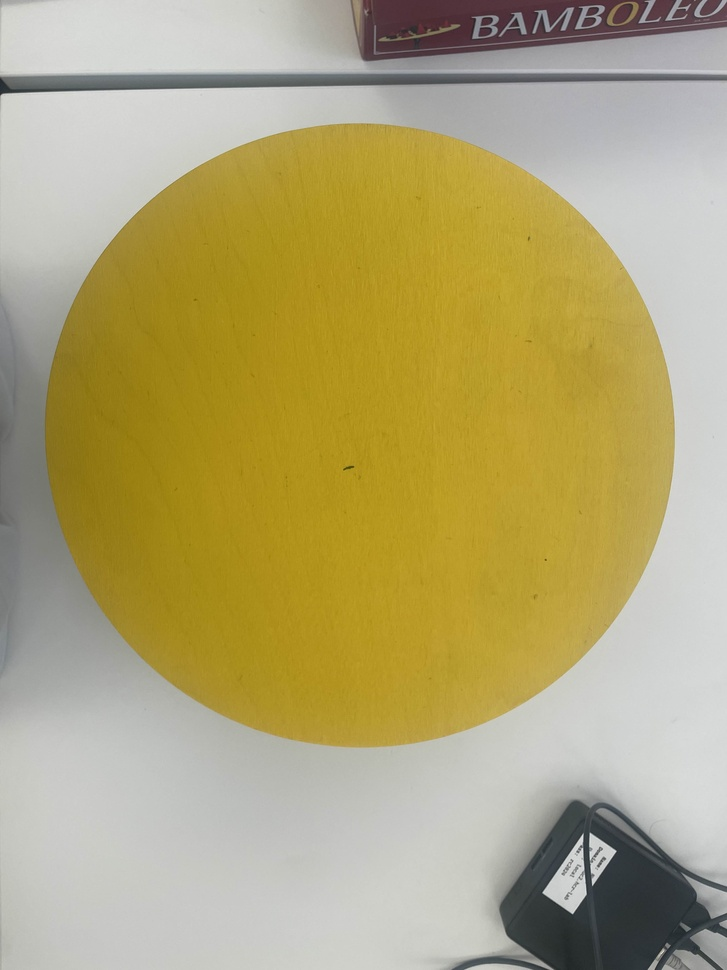
#> input picture First Semester/Computer Vision/Project/Figures/IMG_6852.jpg, 727 x 970 px, shrunk from 3024 x 4032 before the run, found by its file name
$ python Disc_Angle_Detect.py
#> lines starting #> are read from the running program, lines starting #| are printed output that depends on the picture; after the words box and inside, x2 and y2 are one past the last pixel; in counts of white or black regions, pixels touching at a corner belong together
import cv2
import numpy as np
import matplotlib.pyplot as plt

# Load the images
image1_path = "/home/xgang/XGang/Graduation/First_Year/Computer Vision/Project/Figures/IMG_6852.jpg"
image2_path = "/home/xgang/XGang/Graduation/First_Year/Computer Vision/Project/Figures/IMG_6858.jpg"
image1 = cv2.imread(image1_path)
#> image1 is the input picture: shape (970, 727, 3); mean B, G, R 116.6, 165.3, 177.1
image2 = cv2.imread(image2_path)
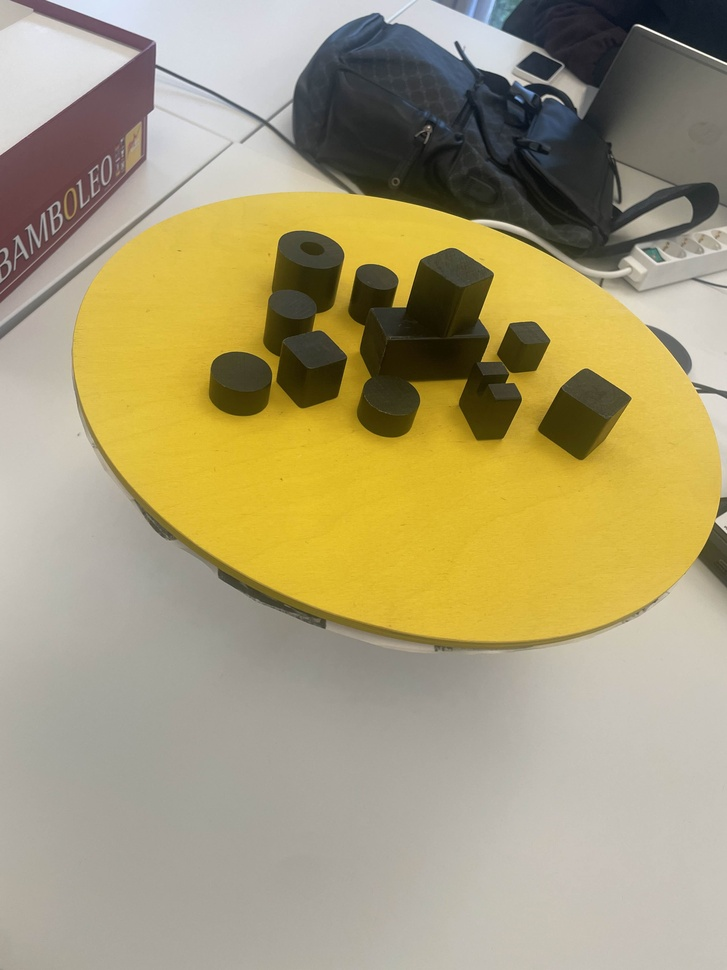
#> input picture First Semester/Computer Vision/Project/Figures/IMG_6858.jpg, 727 x 970 px, shrunk from 3024 x 4032 before the run, found by its file name
#> image2 is the input picture: shape (970, 727, 3); mean B, G, R 117.9, 155.9, 167.1

# Convert images to RGB for consistent plotting
image1_rgb = cv2.cvtColor(image1, cv2.COLOR_BGR2RGB)
image2_rgb = cv2.cvtColor(image2, cv2.COLOR_BGR2RGB)

# Convert the second image to HSV for better color segmentation
image2_hsv = cv2.cvtColor(image2, cv2.COLOR_BGR2HSV)
#> image2_hsv: shape (970, 727, 3); mean H, S, V 36.2, 76.5, 168.6

# Define the yellow color range for masking
lower_yellow = np.array([20, 100, 100])  # Adjusted for general yellow hue
upper_yellow = np.array([40, 255, 255])

# Create a mask for the yellow color
mask = cv2.inRange(image2_hsv, lower_yellow, upper_yellow)
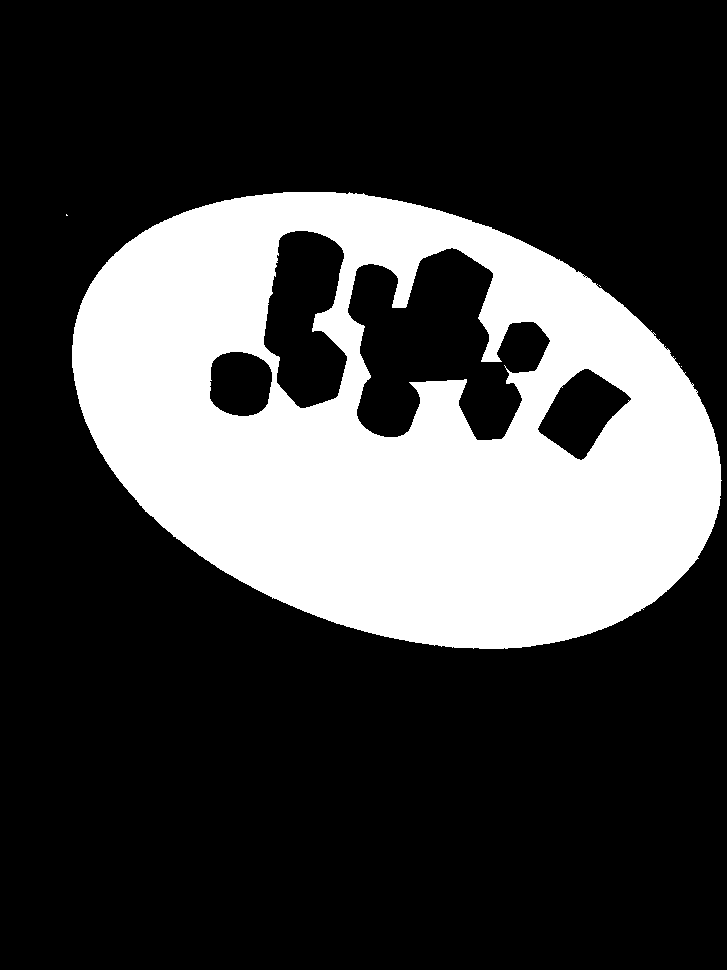
#> mask: shape (970, 727); 26% white; 5 white regions (4 under 20 px), largest, box (x1, y1, x2, y2) and area: (72, 192, 722, 649) 183091

# Apply morphological operations to clean up the mask
kernel = cv2.getStructuringElement(cv2.MORPH_ELLIPSE, (5, 5))
mask_cleaned = cv2.morphologyEx(mask, cv2.MORPH_CLOSE, kernel)
#> mask_cleaned: shape (970, 727); 26% white; 2 white regions (1 under 20 px), largest, box (x1, y1, x2, y2) and area: (72, 192, 722, 649) 183196
mask_cleaned = cv2.morphologyEx(mask_cleaned, cv2.MORPH_OPEN, kernel)
#> mask_cleaned: shape (970, 727); 26% white; 1 white region

# Find contours in the cleaned mask
contours, _ = cv2.findContours(mask_cleaned, cv2.RETR_EXTERNAL, cv2.CHAIN_APPROX_SIMPLE)
#> contours = 1 contour; box (x1, y1, x2, y2) and area: (72, 192, 721, 649) 223284

# Sort contours by area and select the largest one (assumed to be the disc)
contours = sorted(contours, key=cv2.contourArea, reverse=True)
if contours:
    largest_contour = contours[0]
#> largest_contour = contour of 872 points, box (x1, y1, x2, y2) (72, 192, 721, 649), area 223284

    # Fit an ellipse to the largest contour
    if len(largest_contour) >= 5:  # Minimum points required to fit an ellipse
        ellipse = cv2.fitEllipse(largest_contour)
#> ellipse = ((396.3, 418.7), (424.4, 670.2), 108.6)

        # Draw the ellipse on the original image for visualization
        image_with_ellipse = image2_rgb.copy()
        cv2.ellipse(image_with_ellipse, ellipse, (255, 0, 0), 2)
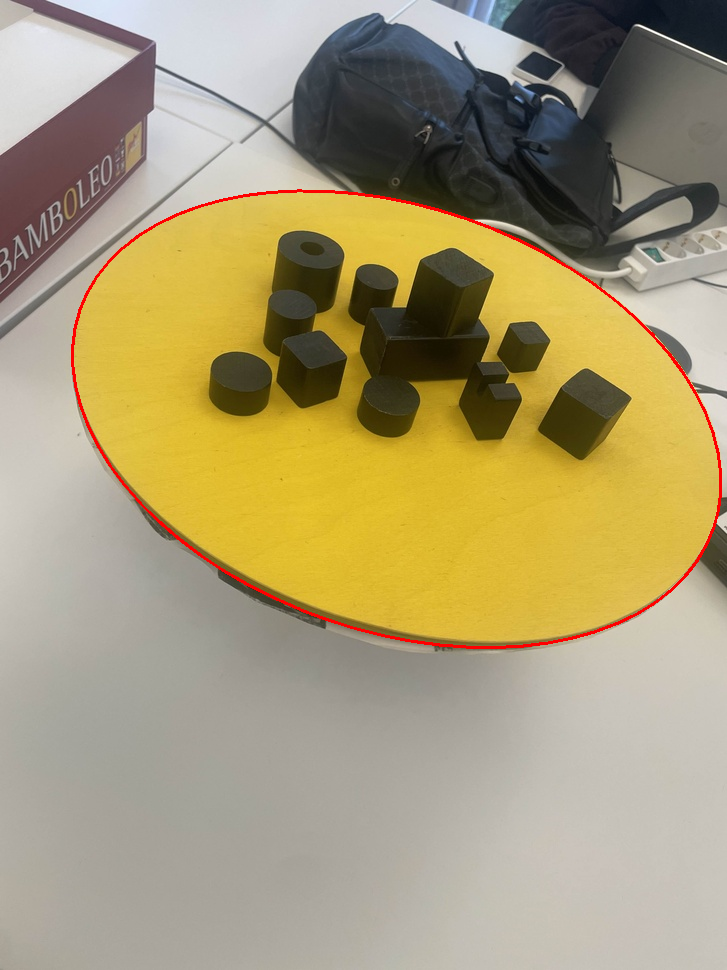
#> image_with_ellipse: shape (970, 727, 3); mean R, G, B 167.8, 154.8, 117.3

        # Extract ellipse parameters: center, axes, and angle
        center, axes, angle = ellipse
#> center = (396.3, 418.7); axes = (424.4, 670.2); angle = 108.6
        major_axis, minor_axis = axes
#> major_axis = 424.4; minor_axis = 670.2

        # Display results
        plt.figure(figsize=(10, 6))
        plt.subplot(1, 2, 1)
        plt.imshow(mask_cleaned, cmap='gray')
        plt.title("Yellow Mask")
        plt.axis("off")

        plt.subplot(1, 2, 2)
        plt.imshow(image_with_ellipse)
        plt.title("Ellipse Fit")
        plt.axis("off")
        plt.show()
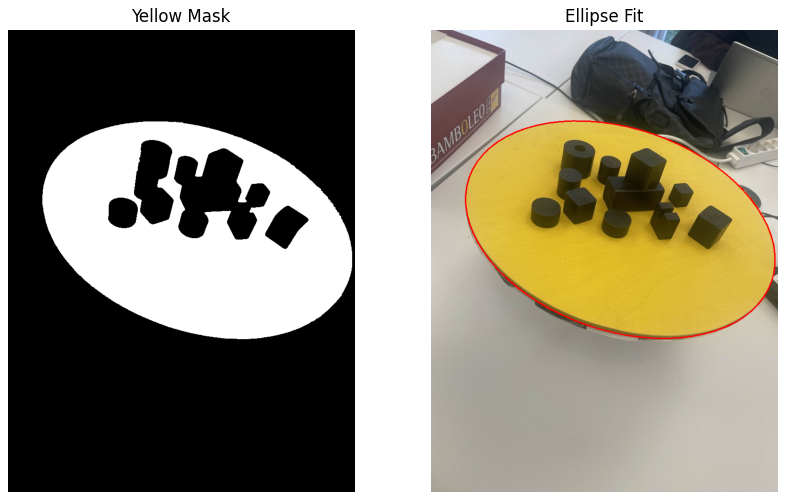
#> figure drawn by matplotlib, 2 panels

        ellipse_info = {
            "Center": center,
            "Major Axis": major_axis,
            "Minor Axis": minor_axis,
            "Angle": angle
        }
#> ellipse_info = {'Center': (396.3, 418.7), 'Major Axis': 424.4, 'Minor Axis': 670.2, 'Angle': 108.6}
        ellipse_info
    else:
        "Not enough points to fit an ellipse."
else:
    "No contours detected."

# Prepare to draw the XYZ axes on the detected ellipse
# The center of the ellipse will be the origin (x=0, y=0, z=0 in the image plane)
center_x, center_y = map(int, ellipse[0])  # Ellipse center
#> center_x = 396; center_y = 418
major_axis_length = axes[0] / 2  # Half the major axis
#> major_axis_length = 212.2
minor_axis_length = axes[1] / 2  # Half the minor axis
#> minor_axis_length = 335.1
angle_deg = angle  # Angle of ellipse rotation
#> angle_deg = 108.6

# Draw the axes on the ellipse image
axes_image = image_with_ellipse.copy()

# Calculate the points on the ellipse's edge corresponding to the highest and lowest positions
# These are based on the center, major/minor axes, and angle

# Calculate the ellipse rotation in radians
angle_rad = np.deg2rad(angle_deg)
#> angle_rad = 1.9

# Find the highest and lowest points on the ellipse edge
highest_point = (int(center_x - minor_axis_length * np.sin(angle_rad)),
                 int(center_y - minor_axis_length * np.cos(angle_rad)))
#> highest_point = (78, 524)
lowest_point = (int(center_x + minor_axis_length * np.sin(angle_rad)),
                int(center_y + minor_axis_length * np.cos(angle_rad)))
#> lowest_point = (713, 311)

# Draw these points on the image for visualization
highlighted_image = axes_image.copy()
cv2.circle(highlighted_image, highest_point, 10, (0, 255, 255), -1)  # Yellow for highest point
cv2.circle(highlighted_image, lowest_point, 10, (255, 255, 0), -1)  # Cyan for lowest point
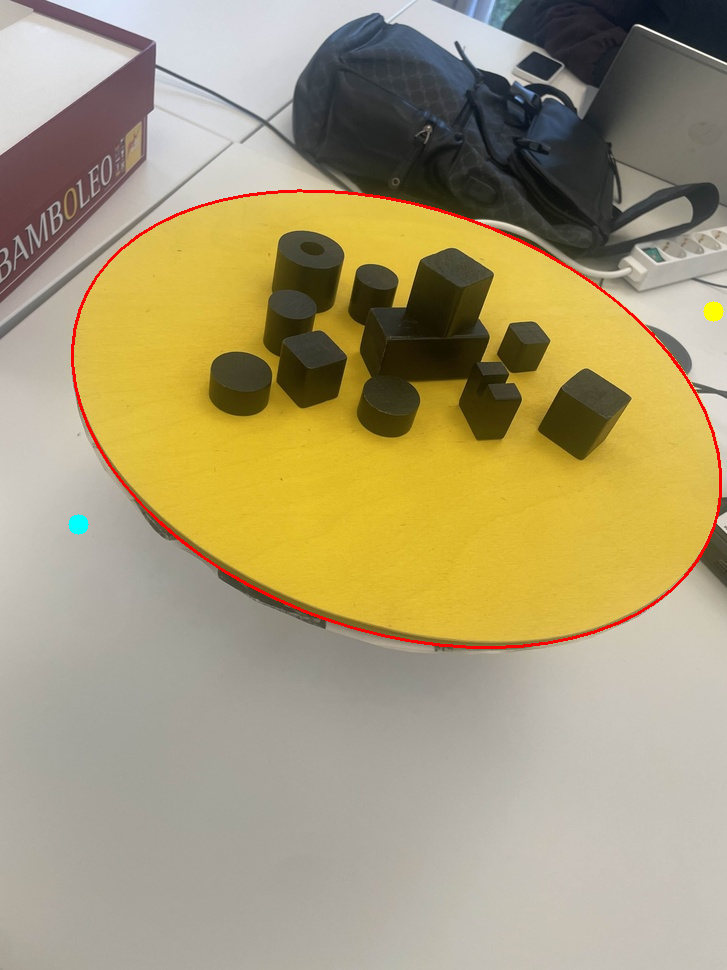
#> highlighted_image: shape (970, 727, 3); mean R, G, B 167.7, 154.9, 117.2

# Display the image with highlighted points
plt.figure(figsize=(8, 8))
plt.imshow(highlighted_image)
plt.title("Highest and Lowest Points on Disc Edge")
plt.axis("off")
plt.show()

# Return the coordinates of the highest and lowest points
highest_and_lowest = {
    "Highest Point": {"x": highest_point[0], "y": highest_point[1]},
    "Lowest Point": {"x": lowest_point[0], "y": lowest_point[1]}
}
print(highest_and_lowest)
#| {'Highest Point': {'x': 78, 'y': 524}, 'Lowest Point': {'x': 713, 'y': 311}}
